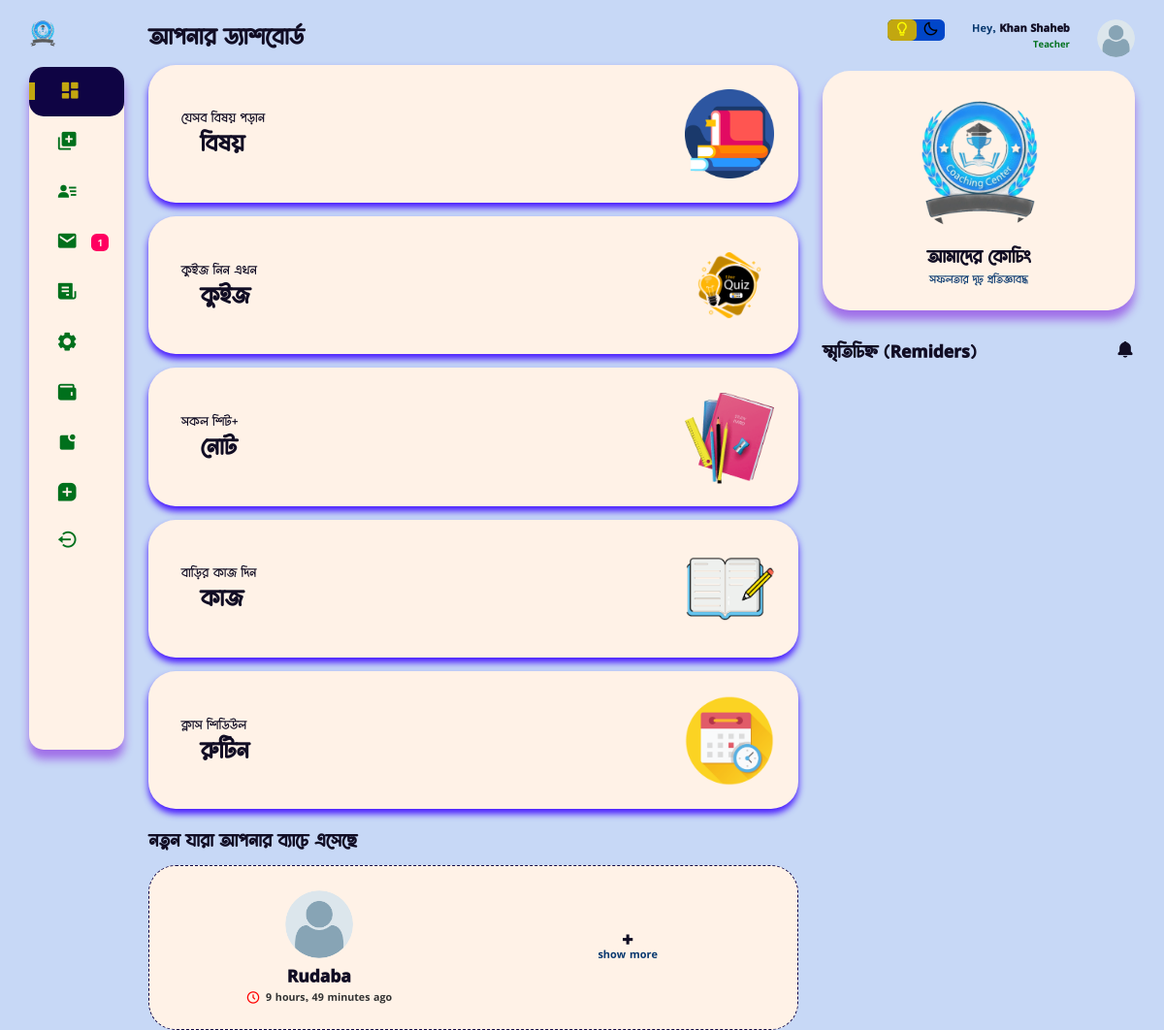
/teacher_dashboard/home (signed in), run on an earlier commit of the app's database.
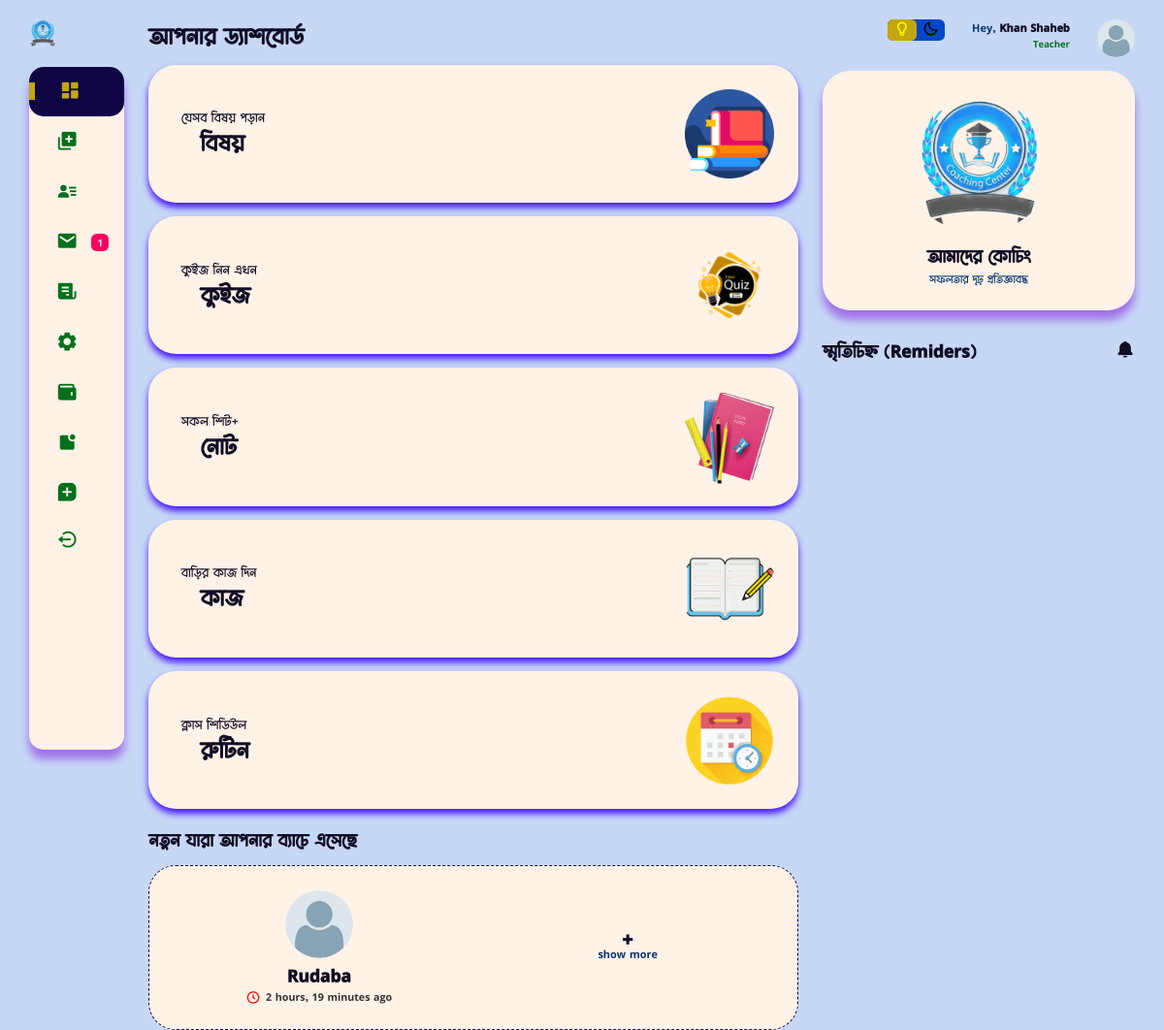
And on a later commit of the database.
### users/models.py (models this page shows, shortened)
class Student(models.Model):
    user = models.OneToOneField(CustomUser, on_delete=models.CASCADE)
    basic_step_of_reg = models.BooleanField(default=False)
    choose_subjects = models.BooleanField(default=False)
    s_approval = models.BooleanField(default=False)
    guardian_phone_is_verified = models.BooleanField(default=False)
    s_name = models.CharField(max_length=170, null=True, blank=True)
    shift = models.ForeignKey(Shift, on_delete=models.CASCADE, null=True, blank=True)
    batch = models.ForeignKey(Batch, on_delete=models.CASCADE, null=True, blank=True)
    profile_pic = models.ImageField( upload_to="student", default='avatar.png')
    class_subjects = models.ForeignKey(ClassWithSubject, on_delete=models.CASCADE, null=True, blank=True )
    s_id = models.IntegerField(null=True, blank=True)
    guardian_phone = models.CharField(max_length=15)
    your_subjects = MultiSelectField(max_length=170, null=True, blank=True)
    s_phone = models.CharField(max_length=15, blank=True, null=True)
    guardian_email = models.EmailField(max_length=100, blank=True, null=True)
    created_at = models.DateTimeField(auto_now_add=True)
    updated_at = models.DateTimeField(auto_now=True)
    def __init__(self, *args, **kwargs):
        super(Student, self).__init__(*args, **kwargs)
        if self.class_subjects:
            self._meta.get_field('your_subjects').choices = [
                (subject.name.lower(), subject.name) for subject in self.class_subjects.subjects.all()
            ]
        else:
            self._meta.get_field('your_subjects').choices = [
                ('math', 'math')
            ]
    class Meta:
        verbose_name_plural = "ইউজার ( শিক্ষার্থী )"

class CustomUser(AbstractUser):
    username = None
    email = models.EmailField("email_address", unique=True, max_length=354)
    phone_number = models.CharField(max_length=15, blank=True, null=True)
    ROLE_CHOICES = [
        ('student', 'Student'),
        ('teacher', 'Teacher'),
        ('guardian', 'Guardian'),
    ]
    role = models.CharField(max_length=10, choices=ROLE_CHOICES)
    USERNAME_FIELD = "email"
    REQUIRED_FIELDS = ['phone_number']
    objects = CustomManager()
    class Meta:
        verbose_name_plural = "ইউজার অ্যাকাউন্ট *VIP* "

class Teacher(models.Model):
    user = models.OneToOneField(CustomUser, on_delete=models.CASCADE)
    basic_step_of_reg = models.BooleanField(default=False)
    t_name = models.CharField(max_length=100)
    profile_pic = models.ImageField(upload_to="teacher", default='teacher.png')
    teacher_background = models.CharField(max_length=20, choices=background_of_teacher)
    t_present_adress = models.CharField( max_length=150, null=True, blank=True)
    t_permnt_adress = models.CharField( max_length=150, null=True, blank=True)
    t_extra_phone = models.CharField( max_length=50, null=True, blank=True)
    t_approval = models.BooleanField(default=False)
    created_at = models.DateTimeField(auto_now_add=True)
    updated_at = models.DateTimeField(auto_now=True)
    class Meta:
        verbose_name_plural = "ইউজার( শিক্ষক-শিক্ষিকা )"

### home/views.py (the view, shortened to what this page needs)
# urls.py: path('teacher_dashboard/home', teacher_dashb, name="tchr_dashboard_home"),
@login_required
def teacher_dashb(request, page=None):
    if request.user.role == 'teacher':
        if page == 'add_mark':
            shift = Shift.objects.all()
            return render(request, 'teacher/add_mark.html', {'data':shift})
        elif page == 'msg':
            all_msg = MessageForTeacher.objects.filter(message_for = request.user.teacher).order_by('upload_at', '-visited')
            context = {
                'all_message':all_msg,
            }
            return render(request, 'teacher/msg.html', context)
        elif page == 'all_setting':
            return redirect('edit_profile')
        elif page == 'wallet':
            return render(request, 'teacher/wallet.html')
        elif page == 'routine':
            routine = MakeBatch.objects.filter(teacher = request.user.teacher)
            return render(request, 'teacher/routine.html', {'routine':routine})
        elif page == 'your_subject':
            sub = MakeBatch.objects.filter(teacher = request.user.teacher)
            return render(request, 'teacher/your_subject.html', {'subs':sub})
        else:
            batch_of_teacher = MakeBatch.objects.filter(teacher=request.user.teacher)
            your_students = set()
            for b in batch_of_teacher:
                subj = get_object_or_404(Subjects, name=b.subject)
                cls = get_object_or_404(ClassWithSubject, s_class=b.class_name)
                the_student = Student.objects.filter(
                    batch_id=b.batch.id,
                    your_subjects__contains=subj.name,
                    class_subjects=cls
                ).order_by('created_at')
                for s in the_student:
                    your_students.add(s)
            items_per_page = 6
            paginator = Paginator(list(your_students), items_per_page)
            page_number = request.GET.get('page')
            current_page = paginator.get_page(page_number)
            current_time = datetime.now().time()
            reminder = []
            for b in batch_of_teacher:
                og_T = b.start_class
                datetime_obj = datetime.combine(datetime.today(), og_T)
                one_hour_back = datetime_obj - timedelta(hours=1)
                one_hour_back_time = one_hour_back.time()
                if current_time >= one_hour_back_time and current_time <= og_T:
                    reminder.append(b)
            context = {
                'newuser': current_page,
                'reminders' : reminder,
            }
            return render(request, 'teacher/dashboard.html', context)
    else:
        return render(request, 'main/404.html')

### home/public.py (called while the page is built)
def common_data(request):
    try:
        if request.user.role == "student":
            try:
                unviewed_msg_std = MessageForStudent.objects.filter(message_for = request.user.student, visited = False).count()
            except:
                unviewed_msg_std = 0
            context = {
                'unviewed_msg_std' : unviewed_msg_std,
            }
        elif request.user.role == "teacher":
            try:
                unviewed_msg = MessageForTeacher.objects.filter(message_for = request.user.teacher, visited = False).count()
            except:
                unviewed_msg = 0
            context = {
                'unviewed_msg' : unviewed_msg,
            }
        else:
            context={}
    except:
        context = {}
    return context

### users/models.py (called while the page is built)
    def __str__(self):
        return self.name

    def __str__(self):
        return self.s_class

### templates/teacher/dashboard.html (shortened to what this page needs)
{% extends 'teacher/base.html' %}
{% load static %}
{% block content %}
<h1>আপনার ড্যাশবোর্ড</h1>
<div class="analyse">
    <div class="sales">
        <a href="{% url "teacher_dashb" 'your_subject' %}">
            <div class="status">
                <div class="info">
                    <h3>যেসব বিষয় পড়ান</h3>
                    <h1>বিষয়</h1>
                </div>
                <div class="progresss">
                    <img src="{% static "image/book.png" %}" alt="">
                </div>
            </div>
        </a>
    </div>
    <div class="sales">
        <a href="{% url "teacher_dashb" 'quiz' %}">
            <div class="status">
                <div class="info">
                    <h3>কুইজ নিন এখন</h3>
                    <h1>কুইজ</h1>
                </div>
                <div class="progresss">
                    <img src="{% static "image/quiz.png" %}" alt="">
                </div>
            </div>
        </a>
    </div>
    <div class="sales">
        <a href="{% url "teacher_dashb" 'note' %}" >
            <div class="status">
                <div class="info">
                    <h3>সকল শিট+</h3>
                    <h1>নোট</h1>
                </div>
                <div class="progresss">
                    <img src="{% static "image/note.png" %}" alt="">
                </div>
            </div>
        </a>
    </div>
    <div class="sales">
        <a href="{% url "teacher_dashb" 'hw' %}">
            <div class="status">
                <div class="info">
                    <h3>বাড়ির কাজ দিন</h3>
                    <h1>কাজ</h1>
                </div>
                <div class="progresss">
                    <img src="{% static "image/hw.png" %}" alt="">
                </div>
            </div>
        </a>
    </div>
    <div class="sales">
        <a href="{% url "teacher_dashb" 'routine' %}">
            <div class="status">
                <div class="info">
                    <h3>ক্লাস শিডিউল</h3>
                    <h1>রুটিন</h1>
                </div>
                <div class="progresss">
                    <img src="{% static "image/routine.png" %}" alt="">
                </div>
            </div>
        </a>
    </div>
</div>
<div class="new-users">
    <h2>নতুন যারা আপনার ব্যাচে এসেছে</h2>
    <div class="user-list">
        {% for usr in newuser %}
        <div class="user">
            <img src="{{usr.profile_pic.url}}">
            <h2>{{usr.s_name}}</h2>
            {% if usr.user.is_active_now %}
            <i class="fas fa-circle text-success"></i> Active Now
            {% else %}
                {% if usr.user.last_login %}
                <p>
                    <i style="font-size: 15px; color: red; vertical-align: middle; margin-right: 2px; " class='bx bx-time-five bx-spin' ></i></i>
                    <span class="time-since">{{ usr.user.last_login|timesince }} ago</span>
                </p>
                {% else %}
                <p>Never logged in</p>
                {% endif %}
            {% endif %}
        </div>
        {% endfor %}
        <div class="user" >
            <a href="{% url "teacher_dashb" 'your_student' %}" style="display: flex; flex-direction: column; align-items: center;">
                <i class='bx bx-plus-medical'></i>
                <p>show more</p>
            </a>
        </div>
    </div>
</div>
{% endblock content %}
{% block reminder %}
<div class="reminders">
    <div class="header">
        <h2>স্মৃতিচিহ্ন (Remiders)</h2>
        <span style="font-size: 20px;">
            {% if reminders %}
            <i class='bx bxs-bell-ring bx-tada'></i>
            {% else %}
            <i class='bx bxs-bell'></i>
            {% endif %}
        </span>
    </div>
{% endblock reminder %}

### templates/teacher/base.html (shortened to what this page needs)
<!DOCTYPE html>
{% load static %}
<html lang="en">
<head>
    <link href='https://unpkg.com/boxicons@2.1.4/css/boxicons.min.css' rel='stylesheet'>
    <link rel="stylesheet" href="{% static "css/tdash.css" %}">
</head>
<body>
    <div class="container">
        <aside>
            <div class="toggle">
                <div class="logo">
                    <img src="{% static "image/coaching.png" %}">
                </div>
            </div>
            <div class="sidebar">
               {% url 'teacher_dashb' page='home' as home %}
               {% url 'teacher_dashb' page='add_mark' as add_mark %}
               {% url 'teacher_dashb' page='msg' as msg %}
               {% url 'teacher_dashb' page='apply_leave' as apply_leave %}
               {% url 'teacher_dashb' page='all_setting' as all_setting %}
               {% url 'teacher_dashb' page='hw' as hw %}
               {% url 'teacher_dashb' page='your_student' as your_student %}
               {% url 'teacher_dashb' page='wallet' as wallet %}
               {% url 'teacher_dashb' page='notice' as notice %}
               <a {% if request.path == home %}class="active"{% endif %} href="{% url 'teacher_dashb' page='home' %}">
                  <span >
                    <i class='bx bxs-dashboard' ></i>
                  </span>
              </a>
               <a {% if request.path == add_mark %}class="active"{% endif %} href="{% url 'teacher_dashb' page='add_mark' %}">
                   <span >
                    <i class='bx bxs-add-to-queue'></i>
                   </span>
               </a>
               <a {% if request.path == your_student %}class="active"{% endif %} href="{% url "teacher_dashb" page='your_student' %}">
                    <span >
                        <i class='bx bxs-user-detail'></i>
                    </span>
                </a>
               <a {% if request.path == msg %}class="active"{% endif %} href="{% url 'teacher_dashb' page='msg' %}">
                   <span >
                    {% if unviewed_msg == 0 %}
                    <i class='bx bxs-envelope' ></i>
                    {% else %}
                    <i class='bx bxs-envelope bx-tada' ></i>
                    {% endif %}
                   </span>
                   <span class="message-count">{{unviewed_msg}}</span>
               </a>
               <a {% if request.path == apply_leave %}class="active"{% endif %} href="{% url 'teacher_dashb' page='apply_leave' %}">
                   <span >
                    <i class='bx bxs-receipt'></i>
                   </span>
               </a>
               <a {% if request.path == all_setting %}class="active"{% endif %} href="{% url 'teacher_dashb' page='all_setting' %}">
                   <span >
                       <i class='bx bxs-cog bx-spin'  ></i>
                   </span>
               </a>
               <a {% if request.path == wallet %}class="active"{% endif %} href="{% url 'teacher_dashb' page='wallet' %}">
                <span >
                    <i class='bx bxs-wallet'  ></i>
                </span>
               </a>
               <a {% if request.path == notice %}class="active"{% endif %} href="{% url 'teacher_dashb' page='notice' %}">
                   <span >
                    <i class='bx bxs-notification'></i>
                   </span>
               </a>
               <a {% if request.path == hw %}class="active"{% endif %} href="{% url 'teacher_dashb' page='hw' %}">
                   <span >
                    <i class='bx bxs-message-square-add'></i>
                   </span>
               </a>
               <a href="{% url "logout" %}">
                   <span >
                    <i class='bx bx-log-out-circle'  ></i>
                   </span>
               </a>
           </div>
        </aside>
        <main>
            {% block content %}{% endblock content %}
        </main>
        <div class="right-section">
            <div class="nav">
                <div class="dark-mode">
                    <span class="material-icons-sharp active">
                        <i class='bx bx-bulb' style='color:yellow' ></i>
                    </span>
                    <span >
                        <i class='bx bx-moon' style='color:black' ></i>
                    </span>
                </div>
                <div class="profile">
                    <div class="info">
                        <p>Hey, <b>{{request.user.teacher.t_name}}</b></p>
                        <small class="text-muted">Teacher</small>
                    </div>
                    <div class="profile-photo">
                        <img src="{{request.user.teacher.profile_pic.url}}">
                    </div>
                </div>
            </div>
            <div class="user-profile">
                <div class="logo">
                    <img src="{% static "image/coaching.png" %}">
                    <h2>আমাদের কোচিং</h2>
                    <p>সফলতার দৃঢ় প্রতিজ্ঞাবদ্ধ</p>
                </div>
            </div>
            {% block reminder %}{% endblock reminder %}
        </div>
    </div>
</body>
</html>

### templates/teacher/dashboard.html (style rules this page uses)
.time-since { font-size: 12px; color: #333; vertical-align: middle; }

What changed in the data, as far as the page shows it:
changed through a linked row, Student "Rudaba": user.last_login "9 hours, 49 minutes" → "2 hours, 19 minutes"
